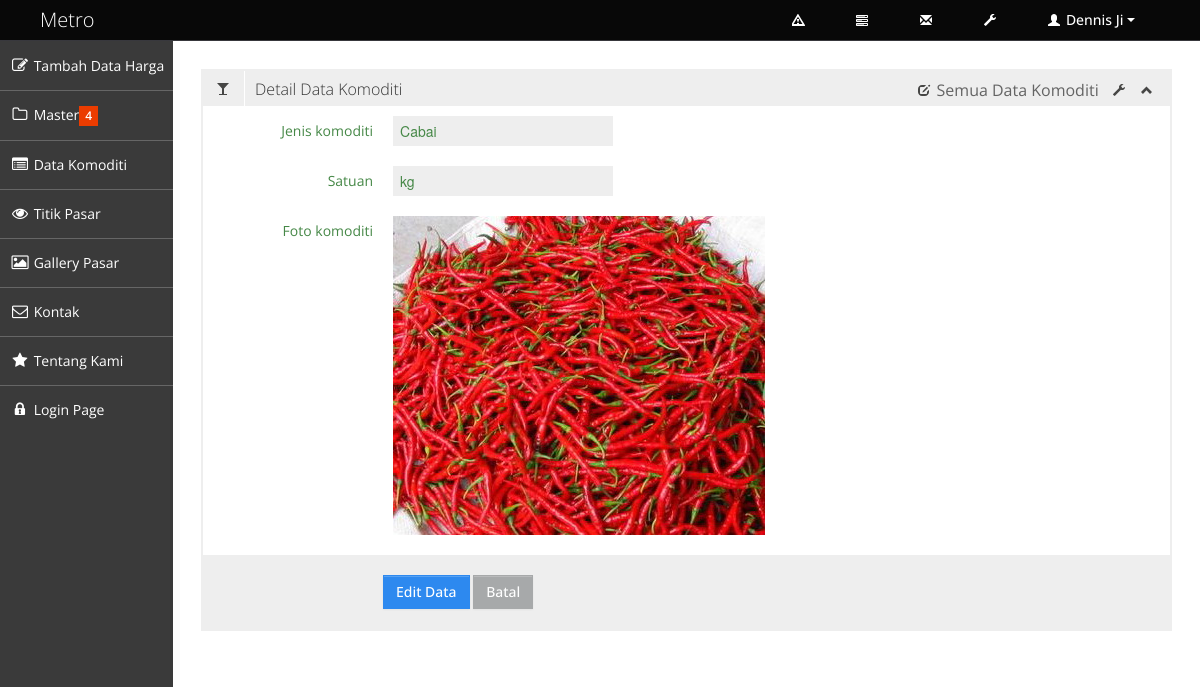
Screenshot of /index.php?page=detilK&id_komoditi=10 with the database file from the repository.
### tables this page shows
CREATE TABLE IF NOT EXISTS `jenis_komoditi` (
  `id_komoditi` int(11) NOT NULL,
  `komoditi` varchar(50) NOT NULL,
  `satuan` varchar(11) NOT NULL,
  `gambar` varchar(50) NOT NULL
);

### detil_komoditi.php (the view, shortened to what this page needs)
<?php
 $id = $_GET['id_komoditi'];
 $show = mysql_query("SELECT * FROM jenis_komoditi WHERE id_komoditi='$id'");
 if(mysql_num_rows($show) == 0){
     echo '<script>window.history.back()</script>';
 }else{
     $data = mysql_fetch_assoc($show);
 }
 ?>
<div class="row-fluid sortable">
	<div class="box span12">
		<div class="box-header" data-original-title>
			<h2><i class="halflings-icon komoditi"></i><span class="break"></span>Detail Data Komoditi</h2>
			<div class="box-icon">
				<a href="?page=komoditi"><i class="halflings-icon edit"></i> Semua Data Komoditi</a>
				<a href="#" class="btn-setting"><i class="halflings-icon wrench"></i></a>
				<a href="#" class="btn-minimize"><i class="halflings-icon chevron-up"></i></a>
			</div>
		</div>
		<div class="box-content">
			<form class="form-horizontal" action="" method="POST">
			  <fieldset>
				<div class="control-group success">
					<label class="control-label" for="inputSuccess">Jenis komoditi</label>
					<div class="controls">
					  <input type="text" name="nama_u" readonly value="<?php echo $data['komoditi']; ?>" id="inputSuccess">
					</div>
				</div>
				<div class="control-group success">
					<label class="control-label" for="inputSuccess">Satuan</label>
					<div class="controls">
					  <input type="text" name="nama_u" readonly value="<?php echo $data['satuan']; ?>" id="inputSuccess">
					</div>
				</div>
				<div class="control-group success">
					<label class="control-label" for="inputSuccess">Foto komoditi</label>
					<div class="controls">
						<img src="gambar_komoditi/<?php echo $data['gambar']; ?>">
					</div>
				</div>
				<div class="form-actions">
				  <a href="?page=editK&id_komoditi=<?php echo $data['id_komoditi']; ?>" class="btn btn-primary m-t-15 waves-effect">Edit Data</a>
				  <a href="?page=tampilK" class="btn">Batal</a>
				</div>
			  </fieldset>
			</form>
		</div>
		</div>
	</div>

### css/style.css (style rules this page uses)
body { background: #F5F5F5; color: #333; border: none; font-family: 'Open Sans', sans-serif; font-weight: 400; }
h2 { font-size: 16px; line-height: 16px; }
.box { border: 2px solid #eee; background: #fff !important; margin-bottom: 28px; }
.box-header { height: 16px; font-size: 16px; line-height: 16px; padding: 10px; background: #eee; -webkit-box-shadow: none; -moz-box-shadow: none; box-shadow: none; overflow: hidden; }
.box-header h2 { float:left; margin-top: 0px; font-weight: 300; }
.box-header h2 i { margin: 0px 3px 0px 4px; opacity: .8; filter: alpha(opacity=80); -ms-filter:"progid:DXImageTransform.Microsoft.Alpha(Opacity=80)"; }
.box-header .box-icon { float:right; margin-top: 1px; }
.box-header .box-icon i { -webkit-transition: all 0.1s ease-in-out; -moz-transition: all 0.1s ease-in-out; -o-transition: all 0.1s ease-in-out; -ms-transition: all 0.1s ease-in-out; transition: all 0.1s ease-in-out; opacity: .8; filter: alpha(opacity=80); -ms-filter:"progid:DXImageTransform.Microsoft.Alpha(Opacity=80)"; }
.box-header .box-icon a { margin: 0px 5px; }
.box-content { position: relative; z-index: 50; margin-top: -1px; padding: 10px; background: #fff !important; }
.form-actions { padding: 19px 20px 20px; margin: 20px -10px -30px -10px; background-color: #eee; border-top: 1px solid #eee; *zoom: 1; }
.form-actions:before, .form-actions:after { display: table; line-height: 0; content: ""; }
.form-actions:after { clear: both; }
.btn { display: inline-block; padding: 6px 12px; margin-bottom: 0; font-size: 14px; font-weight: 500; line-height: 20px; text-align: center; white-space: nowrap; vertical-align: middle; cursor: pointer; border: 1px solid #a7a9aa; -webkit-border-radius: 0px !important; border-radius: 0px !important; }
.btn { color: #ffffff; background-color: #a7a9aa; border-color: #a7a9aa; background-image: none; filter: none; text-shadow: none; }
.btn-primary { background-color: #2D89EF; border-color: #2D89EF; }

### css/halflings.css (style rules this page uses)
html, html .halflings { -webkit-font-smoothing: antialiased !important; }
.halflings-icon { display: inline-block; width: 14px; height: 14px; line-height: 14px; vertical-align: text-top; background-image: url(../img/glyphicons_halflings.svg); background-position: 0 0; background-repeat: no-repeat; vertical-align: top; *display: inline; *zoom: 1; *margin-right: .3em; }
.halflings-icon.edit { background-position: -96px -72px; }
.halflings-icon.chevron-up { background-position: -288px -120px; }
.halflings-icon.wrench { background-position: -360px -144px; }

### rows the page displays
jenis_komoditi: nama_u "Cabai", nama_u "kg", gambar (picture)
